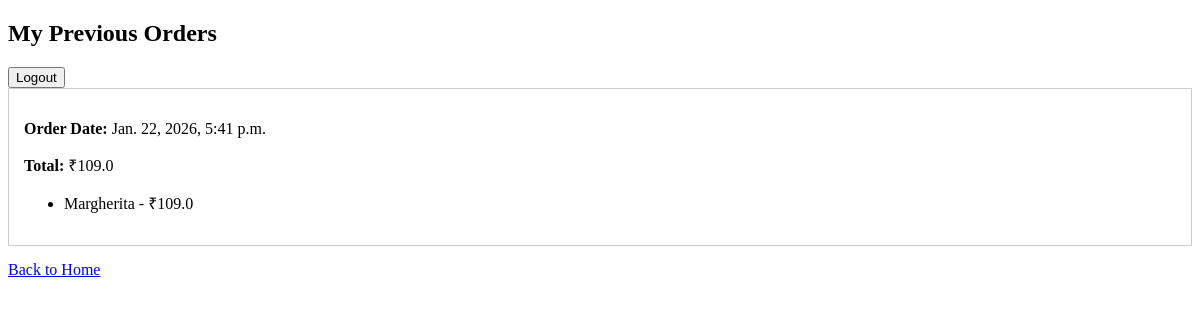
The app's page /my-orders/ (signed in), older data.
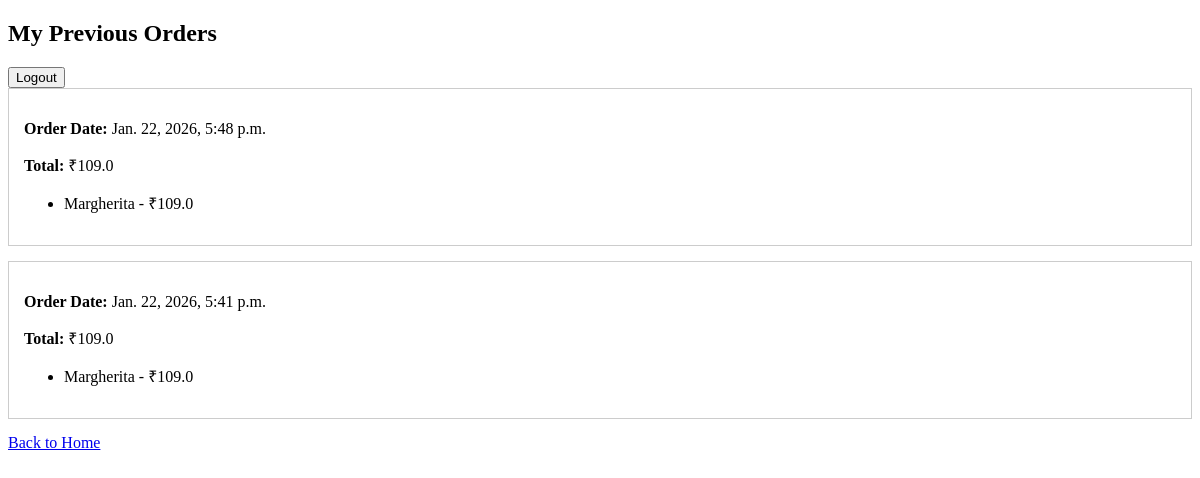
The same page, newer data.
### delivery/models.py (models this page shows, shortened)
class Order(models.Model):
    customer = models.ForeignKey(User, on_delete=models.CASCADE, related_name="orders")
    total_price = models.FloatField()
    created_at = models.DateTimeField(auto_now_add=True)

class OrderItem(models.Model):
    order = models.ForeignKey(Order, on_delete=models.CASCADE, related_name="items")
    name = models.CharField(max_length=50)
    price = models.FloatField()

### delivery/views.py (the view)
# urls.py: path("my-orders/", views.order_history_page, name="order_history_page"),
def order_history_page(request):
  user_id = request.session.get("user_id")
  if not user_id:
    return redirect("signin")
  customer = get_object_or_404(User, id=user_id)
  orders = Order.objects.filter(customer=customer).order_by("-created_at")
  return render(request, "delivery/order_history.html", {
    "orders": orders
  })

### delivery/templates/delivery/order_history.html (shortened to what this page needs)
<!DOCTYPE html>
<html>
<head>
</head>
<body>
<h2>My Previous Orders</h2>
<a href="{% url 'customer_logout' %}"><button>Logout</button></a>
{% if orders %}
  {% for order in orders %}
    <div style="border:1px solid #ccc; padding:15px; margin-bottom:15px;">
      <p><strong>Order Date:</strong> {{ order.created_at }}</p>
      <p><strong>Total:</strong> ₹{{ order.total_price }}</p>
      <ul>
        {% for item in order.items.all %}
          <li>{{ item.name }} - ₹{{ item.price }}</li>
        {% endfor %}
      </ul>
    </div>
  {% endfor %}
{% else %}
  <p>No previous orders found.</p>
{% endif %}
<a href="{% url 'signin' %}">Back to Home</a>
</body>
</html>

Row changes from the older to the newer data that the page shows:
added Order: created_at "Jan. 22, 2026, 5:48 p.m.", total_price "109.0"
added OrderItem: name "Margherita", price "109.0", shown under "Jan. 22, 2026, 5:48 p.m."
